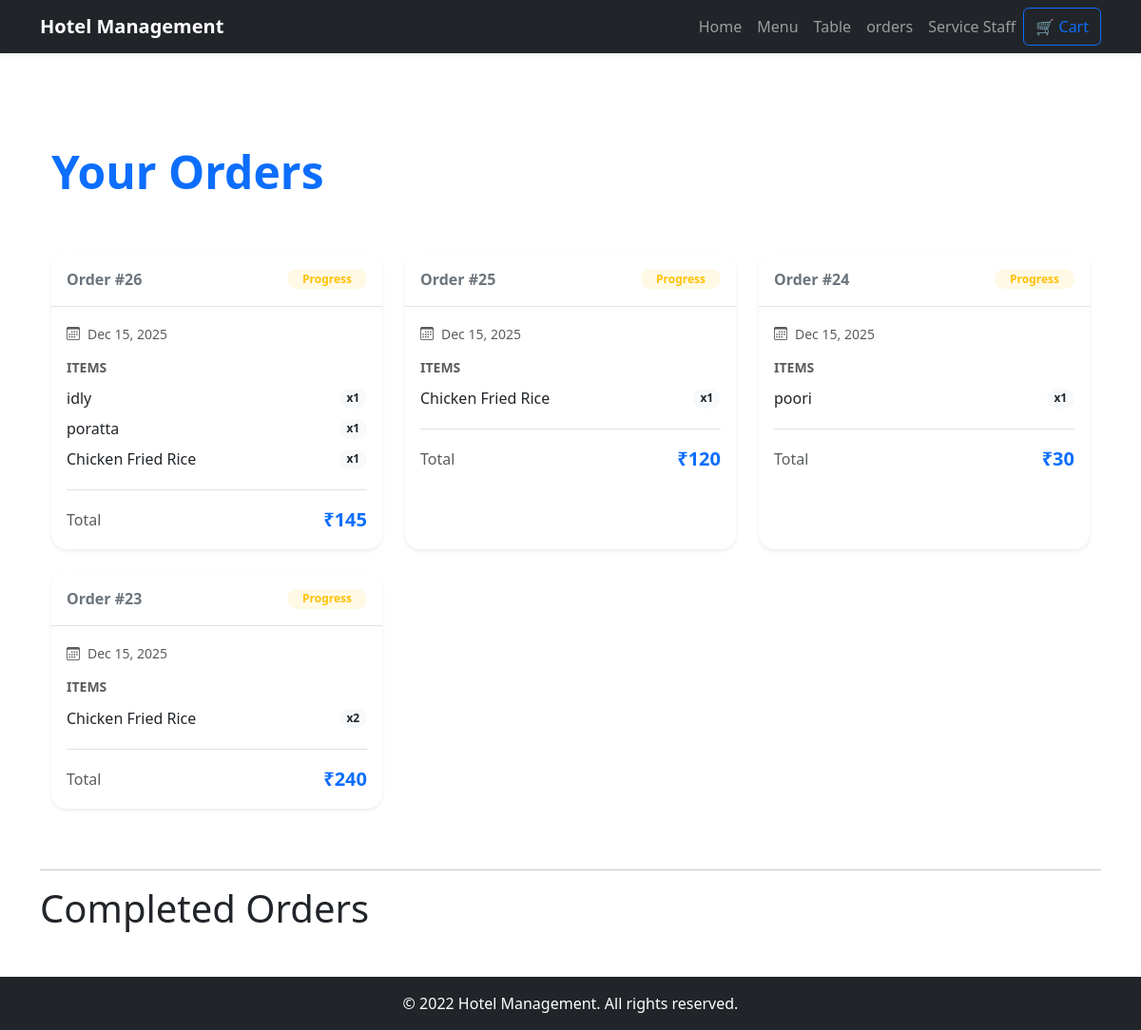
/orders/order-list/ (signed in), run on an earlier commit of the app's database.
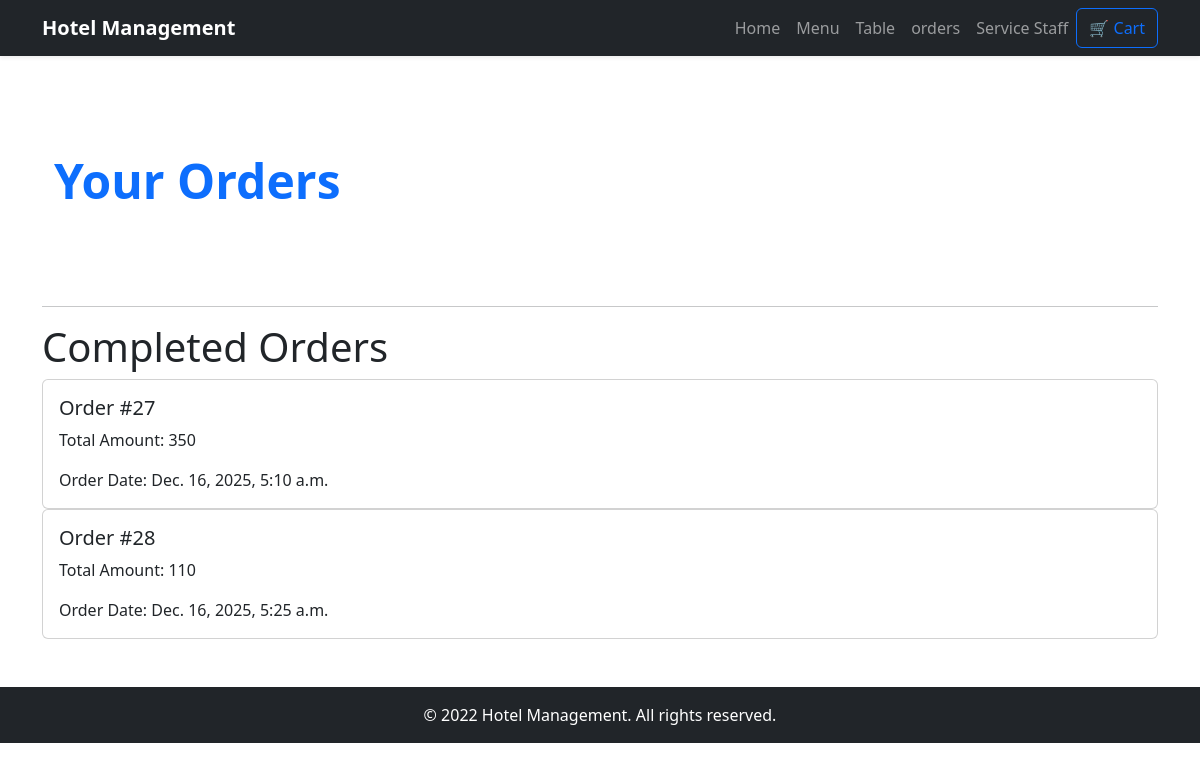
And on a later commit of the database.
### orders/models.py (models this page shows, shortened)
class order(models.Model):
    status_choice = (
        ('progress','progress'),
        ('ready','ready'),
        ('completed','completed'),
        ('cancelled','cancelled')
    )
    cart_user = models.ForeignKey(Cart_User,on_delete=models.CASCADE)
    kitchen_staff = models.ForeignKey(CustomUser,on_delete=models.CASCADE,related_name='kitchen_staff',null=True,blank=True)
    waiter = models.ForeignKey(CustomUser,on_delete=models.CASCADE,related_name='waiter',null=True,blank=True)
    total_amount = models.IntegerField()
    order_date = models.DateTimeField(auto_now_add=True)
    pickup_time = models.TimeField(blank=True,null=True)
    vechile_number = models.CharField(max_length=100)
    status = models.CharField(max_length=100,choices=status_choice,default='progress')

class order_items(models.Model):
    cart_user = models.ForeignKey(Cart_User,on_delete=models.CASCADE)
    order = models.ForeignKey(order,on_delete=models.CASCADE,related_name='order_items')
    menu = models.ForeignKey(Menu,on_delete=models.CASCADE)
    quantity = models.IntegerField(default=1)

### accounts/models.py (models this page shows, shortened)
class Menu(models.Model):
    food_type_choice = (
        ('veg','veg'),
        ('non-veg','non-veg'),
    )
    food_category = (
        ('starters','starters'),
        ('main_course','main_course'),
        ('dessert','dessert'),
        ('side_dish','side_dish'),
        ('indian','indian'),
        ('chinese','chinese'),
        ('italian','italian'),
        ('japanese','japanese'),
    )
    name = models.CharField(max_length=100)
    price = models.IntegerField()
    description = models.TextField()
    images = models.ImageField(upload_to='menu_images/',null=True,blank=True,default='images/default.jpg')
    food_type = models.CharField(max_length=100,choices=food_type_choice,null=True,blank=True)
    food_category = models.CharField(max_length=100,choices=food_category,null=True,blank=True)

### orders/views.py (the view, shortened to what this page needs)
# urls.py: path('order-list/', OrderListView.as_view(), name='order-list'),
class OrderListView(LoginRequiredMixin,View):
    def get(self,request):
        user = request.user
        print(user.id)
        if user.role == 'guest':
            try:
                cart_user = Cart_User.objects.get(user=user)
            except Cart_User.DoesNotExist:
                return JsonResponse({'success': False, 'message': 'Cart user not found'})
            try:
                orders = order.objects.filter(cart_user=cart_user).prefetch_related('order_items').order_by('-pickup_time')
                tot = 0
                for i in orders:
                    tot += i.total_amount
                print(tot)
            except Exception as e:
                return JsonResponse({'success': False, 'message': str(e)})
        return render(request,'order_list.html',{'orders':orders})

### orders/templates/order_list.html (shortened to what this page needs)
{% extends 'base.html' %}
{% block content %}
<div class="container py-5">
    <div class="d-flex justify-content-between align-items-center mb-5">
        {% if user.role == 'guest' %}
        <h1 class="display-5 fw-bold text-primary">Your Orders</h1>
        {% elif user.role == 'waiter' %}
        <h1 class="display-5 fw-bold text-primary">Orders Ready for Pickup</h1>
        {% endif %}
    </div>
    {% if orders %}
    <div class="row row-cols-1 row-cols-md-2 row-cols-lg-3 g-4">
        {% for details in orders %}
        {%if details.status == 'progress' or details.status == 'ready' %}
        <div class="col">
            <div class="card h-100 shadow-sm border-0 rounded-4 overflow-hidden">
                <div class="card-header bg-white border-bottom py-3 d-flex justify-content-between align-items-center">
                    <span class="fw-bold text-secondary">Order #{{ details.id }}</span>
                    {% if details.status == 'ready' %}
                       <span class="badge bg-success bg-opacity-10 text-success rounded-pill px-3">Ready</span>
                    {% elif details.status == 'completed' %}
                       <span class="badge bg-secondary bg-opacity-10 text-secondary rounded-pill px-3">Completed</span>
                    {% else %}
                       <span class="badge bg-warning bg-opacity-10 text-warning rounded-pill px-3">{{ details.status|title }}</span>
                    {% endif %}
                </div>
                <div class="card-body">
                    {% if user.role == 'waiter' %}
                    <div class="mb-3">
                         <h6 class="text-muted text-uppercase small fw-bold mb-2">Pickup Details</h6>
                         <div class="d-flex align-items-center mb-1">
                             <i class="bi bi-clock me-2 text-primary"></i>
                             <span>{{ details.pickup_time|time:"H:i" }}</span>
                         </div>
                         <div class="d-flex align-items-center">
                             <i class="bi bi-car-front me-2 text-primary"></i>
                             <span>{{ details.vechile_number|default:"N/A" }}</span>
                         </div>
                    </div>
                    {% else %}
                    <div class="mb-3">
                        <small class="text-muted"><i class="bi bi-calendar3 me-2"></i>{{ details.order_date|date:"M d, Y" }}</small>
                    </div>
                    {% endif %}
                    <h6 class="text-muted text-uppercase small fw-bold mb-2">Items</h6>
                    <ul class="list-group list-group-flush mb-3 rounded-3">
                        {% for item in details.order_items.all %}
                        <li class="list-group-item d-flex justify-content-between align-items-center px-0 border-0 py-1">
                            <span>{{ item.menu.name }}</span>
                            <span class="badge bg-light text-dark rounded-pill">x{{ item.quantity }}</span>
                        </li>
                        {% endfor %}
                    </ul>
                    <div class="mt-auto pt-3 border-top d-flex justify-content-between align-items-center">
                        <span class="text-muted">Total</span>
                        <span class="fs-5 fw-bold text-primary">₹{{ details.total_amount }}</span>
                    </div>
                </div>
            </div>
        </div>
        {% endif %}
        {% endfor %}
    </div>
    {% endif %}
</div>
<hr>
<h1>Completed Orders</h1>
    {%for i in orders%}
    {%if i.status == 'completed'%}
    <div class="card">
        <div class="card-body">
            <h5 class="card-title">Order #{{ i.id }}</h5>
            <p class="card-text">Total Amount: {{ i.total_amount }}</p>
            <p class="card-text">Order Date: {{ i.order_date }}</p>
        </div>
    </div>
    {%endif%}
    {% endfor %}
{% endblock %}

What changed in the data, as far as the page shows it:
removed order: id "26", status "Progress", order_date "Dec 15, 2025", total_amount "145", shown under "Your Orders"
removed order_items: menu.name "idly", quantity "1", shown under "26"
removed order_items: menu.name "poratta", quantity "1", shown under "26"
removed order_items: menu.name "Chicken Fried Rice", quantity "1", shown under "26"
removed order: id "25", status "Progress", order_date "Dec 15, 2025", total_amount "120", shown under "Your Orders"
removed order_items: menu.name "Chicken Fried Rice", quantity "1", shown under "25"
removed order: id "24", status "Progress", order_date "Dec 15, 2025", total_amount "30", shown under "Your Orders"
removed order_items: menu.name "poori", quantity "1", shown under "24"
removed order: id "23", status "Progress", order_date "Dec 15, 2025", total_amount "240", shown under "Your Orders"
removed order_items: menu.name "Chicken Fried Rice", quantity "2", shown under "23"
added order: id "27", total_amount "350", order_date "Dec. 16, 2025, 5:10 a.m.", shown under "Completed Orders"
added order: id "28", total_amount "110", order_date "Dec. 16, 2025, 5:25 a.m.", shown under "Completed Orders"
